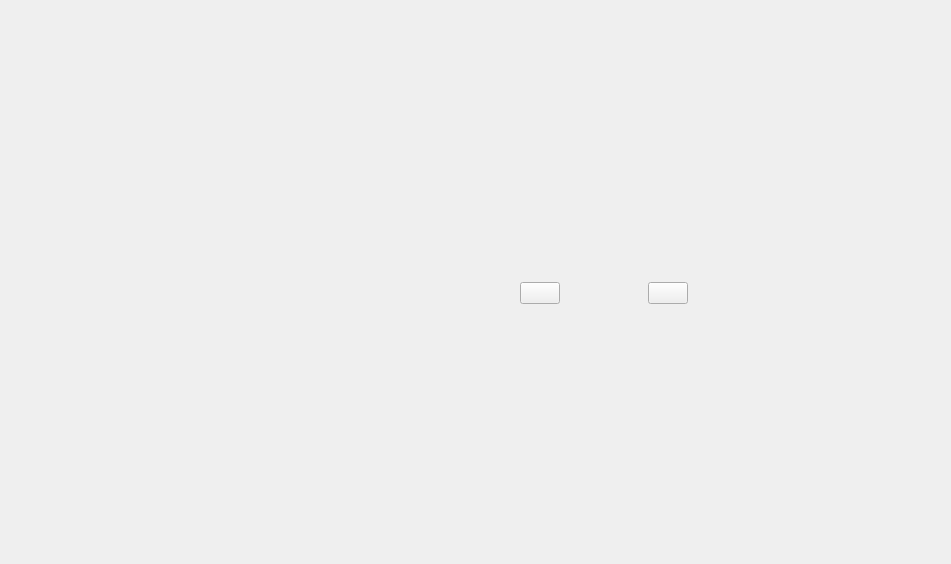
<?xml version="1.0" encoding="UTF-8"?>
<ui version="4.0">
 <class>MasterView</class>
 <widget class="QWidget" name="MasterView">
  <property name="geometry">
   <rect>
    <x>0</x>
    <y>0</y>
    <width>951</width>
    <height>564</height>
   </rect>
  </property>
  <property name="windowTitle">
   <string>MasterView</string>
  </property>
  <widget class="QWidget" name="layoutWidget">
   <property name="geometry">
    <rect>
     <x>520</x>
     <y>280</y>
     <width>168</width>
     <height>26</height>
    </rect>
   </property>
   <layout class="QHBoxLayout" name="horizontalLayout">
    <item>
     <widget class="QPushButton" name="btBack">
      <property name="text">
       <string/>
      </property>
      <property name="icon">
       <iconset>
        <normaloff>:/img/return.png</normaloff>:/img/return.png</iconset>
      </property>
     </widget>
    </item>
    <item>
     <spacer name="horizontalSpacer">
      <property name="orientation">
       <enum>Qt::Orientation::Horizontal</enum>
      </property>
      <property name="sizeHint" stdset="0">
       <size>
        <width>40</width>
        <height>20</height>
       </size>
      </property>
     </spacer>
    </item>
    <item>
     <widget class="QLabel" name="labelTitle">
      <property name="text">
       <string/>
      </property>
     </widget>
    </item>
    <item>
     <spacer name="horizontalSpacer_2">
      <property name="orientation">
       <enum>Qt::Orientation::Horizontal</enum>
      </property>
      <property name="sizeHint" stdset="0">
       <size>
        <width>40</width>
        <height>20</height>
       </size>
      </property>
     </spacer>
    </item>
    <item>
     <widget class="QPushButton" name="btLogout">
      <property name="text">
       <string/>
      </property>
      <property name="icon">
       <iconset>
        <normaloff>:/img/Login.png</normaloff>:/img/Login.png</iconset>
      </property>
     </widget>
    </item>
   </layout>
  </widget>
  <widget class="QStackedWidget" name="stackedWidget">
   <property name="geometry">
    <rect>
     <x>529</x>
     <y>321</y>
     <width>756</width>
     <height>522</height>
    </rect>
   </property>
  </widget>
 </widget>
 <resources/>
 <connections/>
</ui>
